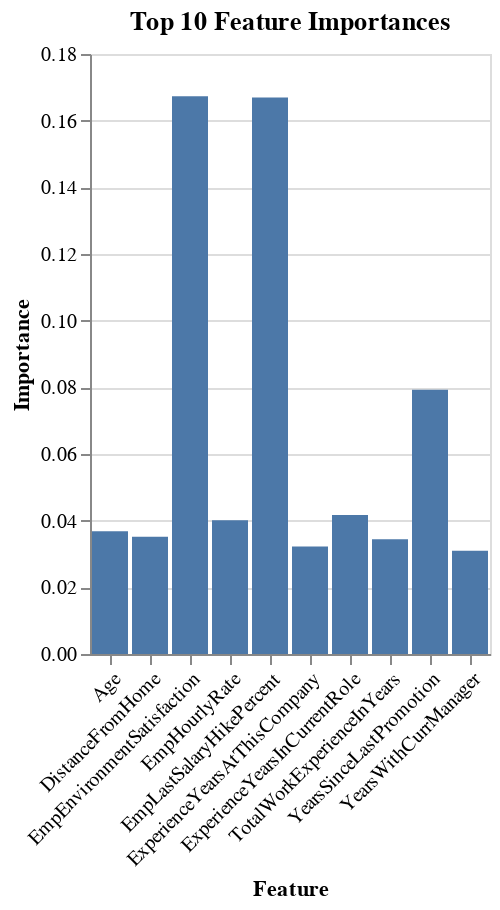

The notebook cell this image was saved under:
### Code cell
# Visualize Feature Importance
chart = alt.Chart(feature_importances[:10]).mark_bar().encode(
    x=alt.X('Feature:N', axis=alt.Axis(title='Feature', labelAngle=-45)),
    y=alt.Y('Importance:Q', axis=alt.Axis(title='Importance')),
    tooltip=['Feature', 'Importance']
).properties(
    title='Top 10 Feature Importances'
).interactive()

chart.save('feature_importances.json')
chart.display()

### Figure 1 — Vega-Lite specification as saved in the notebook (floating-point values rounded to 4 significant figures)
{"config": {"view": {"continuousWidth": 300, "continuousHeight": 300}}, "data": {"name": "data-a885df838098775a5bfb65abf14ae59e"}, "mark": {"type": "bar"}, "encoding": {"tooltip": [{"field": "Feature", "type": "nominal"}, {"field": "Importance", "type": "quantitative"}], "x": {"axis": {"labelAngle": -45, "title": "Feature"}, "field": "Feature", "type": "nominal"}, "y": {"axis": {"title": "Importance"}, "field": "Importance", "type": "quantitative"}}, "params": [{"name": "param_8", "select": {"type": "interval", "encodings": ["x", "y"]}, "bind": "scales"}], "title": "Top 10 Feature Importances", "$schema": "https://vega.github.io/schema/vega-lite/v5.17.0.json", "datasets": {"data-a885df838098775a5bfb65abf14ae59e": [{"Feature": "EmpEnvironmentSatisfaction", "Importance": 0.1674}, {"Feature": "EmpLastSalaryHikePercent", "Importance": 0.1669}, {"Feature": "YearsSinceLastPromotion", "Importance": 0.07927}, {"Feature": "ExperienceYearsInCurrentRole", "Importance": 0.04169}, {"Feature": "EmpHourlyRate", "Importance": 0.04012}, {"Feature": "Age", "Importance": 0.03682}, {"Feature": "DistanceFromHome", "Importance": 0.03514}, {"Feature": "TotalWorkExperienceInYears", "Importance": 0.03443}, {"Feature": "ExperienceYearsAtThisCompany", "Importance": 0.03224}, {"Feature": "YearsWithCurrManager", "Importance": 0.03099}]}}
